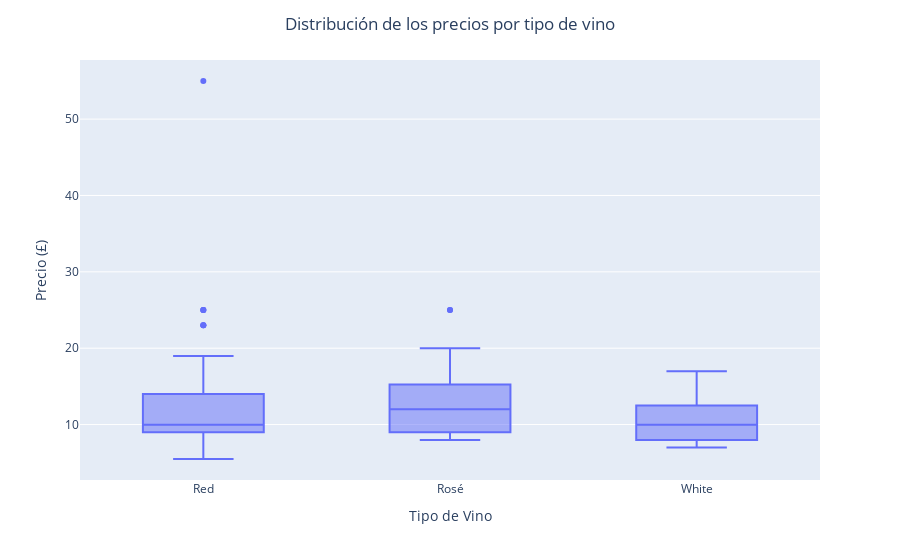

The cell this chart's notebook holds for it:
### Code cell
#Boxplot de precios por tipo de vino (Rose, Red, White)
fig = px.box(df, x="Type", y="Price", labels={'Type':'Tipo de Vino', 'Price':'Precio (£)'})
fig.update_layout(title_text='Distribución de los precios por tipo de vino', title_x=0.5)
fig.show()

### Figure 1 — Plotly figure (JSON) as saved in the notebook; plotly's stock layout.template omitted (floating-point values rounded to 4 significant figures; data arrays with more than 128 entries replaced by an {"elided": "..."} marker saying what was removed)
{"data": [{"alignmentgroup": "True", "hovertemplate": "Tipo de Vino=%{x}<br>Precio (£)=%{y}<extra></extra>", "legendgroup": "", "marker": {"color": "#636efa"}, "name": "", "notched": false, "offsetgroup": "", "orientation": "v", "showlegend": false, "type": "box", "x": {"elided": "141 str values"}, "x0": " ", "xaxis": "x", "y": {"elided": "141 float values"}, "y0": " ", "yaxis": "y"}], "layout": {"boxmode": "group", "legend": {"tracegroupgap": 0}, "margin": {"t": 60}, "title": {"text": "Distribución de los precios por tipo de vino", "x": 0.5}, "xaxis": {"anchor": "y", "domain": [0, 1], "title": {"text": "Tipo de Vino"}}, "yaxis": {"anchor": "x", "domain": [0, 1], "title": {"text": "Precio (£)"}}}}
